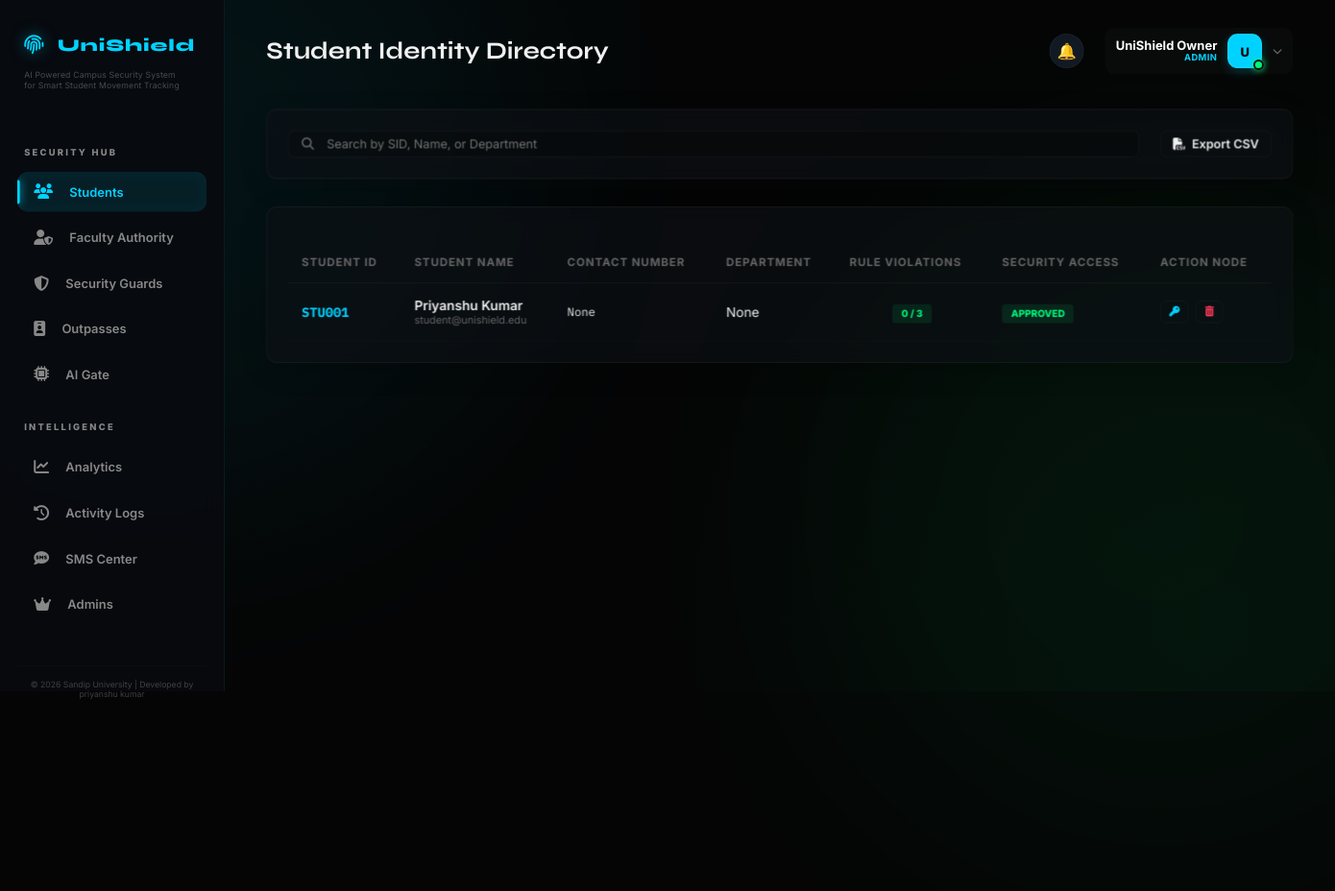
/admin/students (signed in), run on the app's committed database.
### models/user.py (models this page shows, shortened)
class User(db.Model, UserMixin):
    __tablename__ = 'users'
    id = db.Column(db.Integer, primary_key=True)
    username = db.Column(db.String(80), unique=True, nullable=False)
    email = db.Column(db.String(120), unique=True)
    password_hash = db.Column(db.String(128), nullable=False)
    role = db.Column(db.String(20), nullable=False)  # admin | guard | student
    name = db.Column(db.String(100), nullable=False)
    student_id = db.Column(db.String(50), unique=True)
    phone = db.Column(db.String(15))
    parent_phone = db.Column(db.String(15))
    department = db.Column(db.String(200))
    course = db.Column(db.String(100))
    session_year = db.Column(db.String(50))
    year = db.Column(db.Integer)
    hostel_room = db.Column(db.String(20))
    face_encoded = db.Column(db.Text)          # JSON string of encoding
    face_image = db.Column(db.String(200))     # Full path to encoded photo
    photo_path = db.Column(db.String(200))     # Path to stored photo
    id_card_photo = db.Column(db.String(200))  # Path to ID card scan
    is_blacklisted = db.Column(db.Boolean, default=False)
    violations = db.Column(db.Integer, default=0)
    admin_role = db.Column(db.String(30), default='VIEWER') # OWNER | SUPER_ADMIN | SECURITY_ADMIN | VIEWER
    employee_id = db.Column(db.String(50), unique=True)
    permissions = db.Column(db.Text) # JSON list of permissions
    status = db.Column(db.String(20), default='PENDING') # PENDING | ACTIVE | INACTIVE
    last_login = db.Column(db.DateTime)
    last_active = db.Column(db.DateTime, default=datetime.utcnow)
    last_action = db.Column(db.String(200)) # Last readable action performed
    is_active = db.Column(db.Boolean, default=True)
    created_at = db.Column(db.DateTime, default=datetime.utcnow)
    signature_path = db.Column(db.String(200))
    stamp_path = db.Column(db.String(200))
    assigned_gate = db.Column(db.String(50))
    shift_timing = db.Column(db.String(100))
    emergency_contact = db.Column(db.String(15))
    aadhar_document = db.Column(db.String(200))  # Self-attested document

### routes/admin.py (the view, shortened to what this page needs)
@admin_bp.route('/students', methods=['GET', 'POST'])
@login_required
@admin_required
def students():
    blacklist_id = request.args.get('blacklist_id')
    search = request.args.get('search')
    if search:
        all_students = User.query.filter(
            (User.role == 'student') &
            ((User.name.contains(search)) | (User.student_id.contains(search)))
        ).all()
    else:
        all_students = User.query.filter_by(role='student').all()
    return render_template('admin/students.html', students=all_students)

### routes/admin.py (called while the page is built)
def admin_required(f):
    @wraps(f)
    def decorated_function(*args, **kwargs):
        if not current_user.is_authenticated or current_user.role != 'admin':
            flash('Admin access required', 'danger')
            return redirect(url_for('auth.login'))
        return f(*args, **kwargs)
    return decorated_function

### templates/admin/students.html (shortened to what this page needs)
{% extends "base.html" %}
{% block page_title %}Student Identity Directory{% endblock %}
{% block content %}
<div class="card" style="display: flex; gap: 1.5rem; align-items: center; justify-content: space-between; margin-bottom: 2rem;">
    <div style="flex: 1; position: relative;">
        <i class="fas fa-search" style="position: absolute; left: 1rem; top: 50%; transform: translateY(-50%); color: var(--text-muted); font-size: 0.9rem;"></i>
        <input type="text" id="studentSearch" placeholder="Search by SID, Name, or Department" style="padding-left: 2.75rem;">
    </div>
    <div style="display: flex; gap: 1rem;">
        <a href="{{ url_for('admin.export', type='students') }}" class="btn btn-ghost"><i class="fas fa-file-csv"></i> Export CSV</a>
    </div>
</div>
<div class="card">
    <table>
        <thead>
            <tr>
                <th>Student ID</th>
                <th>Student Name</th>
                <th>Contact Number</th>
                <th>Department</th>
                <th>Rule Violations</th>
                <th>Security Access</th>
                <th>Action Node</th>
            </tr>
        </thead>
        <tbody id="studentTable">
            {% for s in students %}
            <tr>
                <td class="mono" style="font-weight: 700; color: var(--accent);">{{ s.student_id }}</td>
                <td>
                    <div style="font-weight: 600;">{{ s.name }}</div>
                    <div style="font-size: 0.75rem; color: var(--text-muted);">{{ s.email }}</div>
                </td>
                <td class="mono" style="font-size: 0.85rem;">{{ s.phone }}</td>
                <td>{{ s.department }}</td>
                <td style="text-align: center;">
                    <span class="st-badge" style="background: {{ 'rgba(255,59,92,0.1)' if s.violations > 0 else 'rgba(0,232,122,0.1)' }}; color: {{ 'var(--danger)' if s.violations > 0 else 'var(--success)' }};">
                        {{ s.violations }} / {{ Config.VIOLATION_THRESHOLD }}
                    </span>
                </td>
                <td>
                    {% if s.is_blacklisted %}
                        <span class="st-badge st-expired">BLACKLISTED</span>
                    {% else %}
                        <span class="st-badge st-approved">APPROVED</span>
                    {% endif %}
                </td>
                <td>
                    <div style="display: flex; gap: 0.5rem;">
                        <button id="btn_reset_{{ s.id }}" onclick="promptReset('{{ s.id }}', '{{ s.name }}')" class="btn btn-ghost" style="padding: 0.4rem 0.6rem; font-size: 0.75rem; color: var(--accent);">
                            <i class="fas fa-key"></i>
                        </button>
                        <button onclick="confirmDelete('{{ s.id }}', '{{ s.name }}')" class="btn btn-ghost" style="padding: 0.4rem 0.6rem; font-size: 0.75rem; color: var(--danger);">
                            <i class="fas fa-trash-alt"></i>
                        </button>
                    </div>
                </td>
            </tr>
            {% endfor %}
        </tbody>
    </table>
</div>
{% endblock %}

### templates/base.html (shortened to what this page needs)
<!DOCTYPE html>
<html lang="en">
<head>
    <link rel="stylesheet" href="https://cdnjs.cloudflare.com/ajax/libs/font-awesome/6.4.0/css/all.min.css">
</head>
<body>
    <div class="bg-blob blob-1"></div>
    <div class="bg-blob blob-2"></div>
    <div class="bg-blob blob-3"></div>
    {% if current_user.is_authenticated %}
    <aside>
        <a href="/" class="logo" style="margin-bottom: 1rem;">
            <i class="fas fa-fingerprint"></i>
            <span>UniShield</span>
        </a>
        <div style="font-size: 0.6rem; color: var(--text-muted); text-align: left; padding-left: 0.5rem; margin-bottom: 2rem; letter-spacing: 0.2px; line-height: 1.3; opacity: 0.7;">
            AI Powered Campus Security System<br>for Smart Student Movement Tracking
        </div>
        <div class="nav-section">
            <div class="nav-section-title">Security Hub</div>
            {% if current_user.role == 'admin' %}
                <a href="{{ url_for('admin.students') }}" class="nav-link"><i class="fas fa-users"></i> Students</a>
                <a href="{{ url_for('admin.manage_faculty') }}" class="nav-link"><i class="fas fa-user-shield"></i> Faculty Authority</a>
                <a href="{{ url_for('admin.guards') }}" class="nav-link"><i class="fas fa-shield-halved"></i> Security Guards</a>
                <a href="{{ url_for('admin.outpasses') }}" class="nav-link"><i class="fas fa-id-badge"></i> Outpasses</a>
                <a href="{{ url_for('gate.terminal') }}" class="nav-link"><i class="fas fa-microchip"></i> AI Gate</a>
                <div class="nav-section-title">Intelligence</div>
                <a href="{{ url_for('admin.analytics') }}" class="nav-link"><i class="fas fa-chart-line"></i> Analytics</a>
                <a href="{{ url_for('admin.reports') }}" class="nav-link"><i class="fas fa-history"></i> Activity Logs</a>
                <a href="{{ url_for('admin.sms_center') }}" class="nav-link"><i class="fas fa-sms"></i> SMS Center</a>
                <a href="{{ url_for('admin.manage_admins') }}" class="nav-link"><i class="fas fa-crown"></i> Admins</a>
            {% elif current_user.role == 'guard' %}
                <a href="{{ url_for('guard.dashboard') }}" class="nav-link"><i class="fas fa-desktop"></i> Terminal</a>
                <a href="{{ url_for('gate.terminal') }}" class="nav-link"><i class="fas fa-microchip"></i> AI Gate</a>
            {% else %}
                <a href="{{ url_for('student.dashboard') }}" class="nav-link"><i class="fas fa-home"></i> Dashboard</a>
                <a href="{{ url_for('student.request_outpass') }}" class="nav-link"><i class="fas fa-paper-plane"></i> New Request</a>
            {% endif %}
            <div style="margin-top: 3rem; padding: 1rem 0.5rem 0 0.5rem; font-size: 0.6rem; color: var(--text-muted); text-align: center; opacity: 0.6; border-top: 1px solid rgba(255,255,255,0.03);">
                © 2026 Sandip University | Developed by priyanshu kumar
            </div>
        </div>
    </aside>
    {% endif %}
    <main style="{% if not current_user.is_authenticated %}margin-left: 0;{% endif %}">
        {% if current_user.is_authenticated %}
        <div class="top-bar">
            <h1 style="font-size: 1.75rem;">{% block page_title %}{% endblock %}</h1>
            <div style="display: flex; align-items: center; gap: 1.5rem;">
                {% if current_user.role == 'admin' %}
                <div class="nb-wrap" id="nb-wrap">
                  <button class="nb-btn" onclick="nbToggle()">🔔
                  </button>
                </div>
                {% else %}
                <a href="#" class="notification-bell">
                    <i class="fas fa-bell"></i>
                    <span id="notif-badge" class="badge">0</span>
                </a>
                {% endif %}
                <div class="profile-dropdown-container">
                    <div class="profile-trigger" id="profileTrigger">
                        <div class="profile-info-text">
                            <p class="name">{{ current_user.name }}</p>
                            <p class="role">{{ current_user.role | upper }}</p>
                        </div>
                        <div class="avatar-box">
                            {% if current_user.photo_path %}
                                <img src="{{ url_for('static', filename='uploads/' + current_user.photo_path) }}" alt="Avatar">
                            {% else %}
                                <span>{{ current_user.name[0] | upper }}</span>
                            {% endif %}
                            <div class="online-dot"></div>
                        </div>
                        <i class="fas fa-chevron-down toggle-icon"></i>
                    </div>
                </div>
            </div>
        </div>
        {% endif %}
        {% block content %}{% endblock %}
    </main>
</body>
</html>

### data on the page
User: name "UniShield Owner", role "ADMIN", name "U"
User: student_id "STU001", name "Priyanshu Kumar", email "student@unishield.edu", phone "None", department "None", violations "0", VIOLATION_THRESHOLD "3", is_blacklisted "APPROVED"
